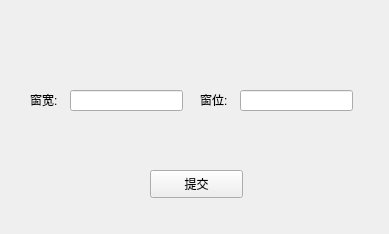
<?xml version="1.0" encoding="UTF-8"?>
<ui version="4.0">
 <class>WindowColorDefined</class>
 <widget class="QWidget" name="WindowColorDefined">
  <property name="geometry">
   <rect>
    <x>0</x>
    <y>0</y>
    <width>389</width>
    <height>234</height>
   </rect>
  </property>
  <property name="windowTitle">
   <string>WindowColorDefined</string>
  </property>
  <widget class="QPushButton" name="pushButton">
   <property name="geometry">
    <rect>
     <x>150</x>
     <y>170</y>
     <width>93</width>
     <height>28</height>
    </rect>
   </property>
   <property name="text">
    <string>提交</string>
   </property>
  </widget>
  <widget class="QLabel" name="label_WW">
   <property name="geometry">
    <rect>
     <x>30</x>
     <y>90</y>
     <width>41</width>
     <height>20</height>
    </rect>
   </property>
   <property name="text">
    <string>窗宽:</string>
   </property>
  </widget>
  <widget class="QLabel" name="label_WL">
   <property name="geometry">
    <rect>
     <x>200</x>
     <y>90</y>
     <width>41</width>
     <height>20</height>
    </rect>
   </property>
   <property name="text">
    <string>窗位:</string>
   </property>
  </widget>
  <widget class="QLineEdit" name="lineEdit_WW">
   <property name="geometry">
    <rect>
     <x>70</x>
     <y>90</y>
     <width>113</width>
     <height>21</height>
    </rect>
   </property>
  </widget>
  <widget class="QLineEdit" name="lineEdit_WL">
   <property name="geometry">
    <rect>
     <x>240</x>
     <y>90</y>
     <width>113</width>
     <height>21</height>
    </rect>
   </property>
  </widget>
 </widget>
 <layoutdefault spacing="6" margin="11"/>
 <resources/>
 <connections/>
</ui>
